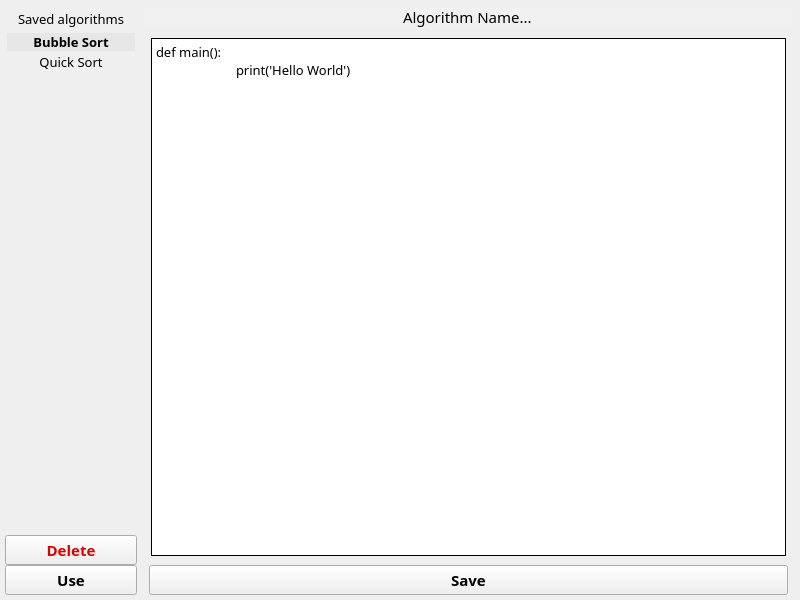
<?xml version="1.0" encoding="UTF-8"?>
<ui version="4.0">
 <class>AlgorithmEditor</class>
 <widget class="QMainWindow" name="AlgorithmEditor">
  <property name="geometry">
   <rect>
    <x>0</x>
    <y>0</y>
    <width>800</width>
    <height>600</height>
   </rect>
  </property>
  <property name="windowTitle">
   <string>MainWindow</string>
  </property>
  <widget class="QWidget" name="centralwidget">
   <layout class="QHBoxLayout" name="horizontalLayout_2">
    <property name="spacing">
     <number>0</number>
    </property>
    <property name="leftMargin">
     <number>5</number>
    </property>
    <property name="topMargin">
     <number>5</number>
    </property>
    <property name="rightMargin">
     <number>5</number>
    </property>
    <property name="bottomMargin">
     <number>5</number>
    </property>
    <item>
     <layout class="QHBoxLayout" name="horizontalLayout_main" stretch="1,5">
      <property name="spacing">
       <number>0</number>
      </property>
      <item>
       <layout class="QVBoxLayout" name="verticalLayout_leftMenu">
        <property name="spacing">
         <number>0</number>
        </property>
        <property name="topMargin">
         <number>5</number>
        </property>
        <property name="bottomMargin">
         <number>0</number>
        </property>
        <item>
         <widget class="QLabel" name="label_alglist">
          <property name="font">
           <font>
            <family>JetBrains Mono</family>
            <pointsize>10</pointsize>
           </font>
          </property>
          <property name="text">
           <string>Saved algorithms</string>
          </property>
          <property name="alignment">
           <set>Qt::AlignCenter</set>
          </property>
         </widget>
        </item>
        <item>
         <widget class="QScrollArea" name="scrollArea_algorithms">
          <property name="sizePolicy">
           <sizepolicy hsizetype="Expanding" vsizetype="Expanding">
            <horstretch>0</horstretch>
            <verstretch>0</verstretch>
           </sizepolicy>
          </property>
          <property name="styleSheet">
           <string notr="true">border-width: 0px; border-style: solid;
</string>
          </property>
          <property name="widgetResizable">
           <bool>true</bool>
          </property>
          <property name="alignment">
           <set>Qt::AlignHCenter|Qt::AlignTop</set>
          </property>
          <widget class="QWidget" name="scrollAreaWidgetContents_buttonsAlgs">
           <property name="geometry">
            <rect>
             <x>0</x>
             <y>0</y>
             <width>129</width>
             <height>46</height>
            </rect>
           </property>
           <property name="sizePolicy">
            <sizepolicy hsizetype="Preferred" vsizetype="Maximum">
             <horstretch>0</horstretch>
             <verstretch>0</verstretch>
            </sizepolicy>
           </property>
           <layout class="QVBoxLayout" name="verticalLayout_buttonsAlgs">
            <property name="spacing">
             <number>2</number>
            </property>
            <property name="leftMargin">
             <number>2</number>
            </property>
            <property name="topMargin">
             <number>5</number>
            </property>
            <property name="rightMargin">
             <number>2</number>
            </property>
            <property name="bottomMargin">
             <number>5</number>
            </property>
            <item>
             <widget class="QPushButton" name="pushButton_bubble">
              <property name="font">
               <font>
                <family>JetBrains Mono</family>
                <pointsize>10</pointsize>
                <weight>75</weight>
                <bold>true</bold>
               </font>
              </property>
              <property name="styleSheet">
               <string notr="true">background-color:rgb(230, 230, 230)</string>
              </property>
              <property name="text">
               <string>Bubble Sort</string>
              </property>
             </widget>
            </item>
            <item>
             <widget class="QPushButton" name="pushButton_quick">
              <property name="font">
               <font>
                <family>JetBrains Mono</family>
                <pointsize>10</pointsize>
               </font>
              </property>
              <property name="text">
               <string>Quick Sort</string>
              </property>
             </widget>
            </item>
           </layout>
          </widget>
         </widget>
        </item>
        <item>
         <widget class="QPushButton" name="pushButton_deleteAlg">
          <property name="font">
           <font>
            <family>JetBrains Mono</family>
            <pointsize>11</pointsize>
            <weight>75</weight>
            <bold>true</bold>
           </font>
          </property>
          <property name="styleSheet">
           <string notr="true">
color: rgb(222, 0, 0);</string>
          </property>
          <property name="text">
           <string>Delete</string>
          </property>
         </widget>
        </item>
        <item>
         <widget class="QPushButton" name="pushButton_useAlg">
          <property name="sizePolicy">
           <sizepolicy hsizetype="Minimum" vsizetype="Fixed">
            <horstretch>0</horstretch>
            <verstretch>0</verstretch>
           </sizepolicy>
          </property>
          <property name="font">
           <font>
            <family>JetBrains Mono</family>
            <pointsize>11</pointsize>
            <weight>75</weight>
            <bold>true</bold>
           </font>
          </property>
          <property name="text">
           <string>Use</string>
          </property>
         </widget>
        </item>
       </layout>
      </item>
      <item>
       <layout class="QVBoxLayout" name="verticalLayout_rightMenu">
        <property name="spacing">
         <number>0</number>
        </property>
        <property name="sizeConstraint">
         <enum>QLayout::SetDefaultConstraint</enum>
        </property>
        <property name="leftMargin">
         <number>5</number>
        </property>
        <property name="rightMargin">
         <number>0</number>
        </property>
        <item>
         <widget class="QLineEdit" name="lineEdit_algName">
          <property name="font">
           <font>
            <family>JetBrains Mono ExtraLight</family>
            <pointsize>11</pointsize>
           </font>
          </property>
          <property name="styleSheet">
           <string notr="true">border-width: 0px; border-style: solid; 
background-color: rgb(240, 240, 240);</string>
          </property>
          <property name="text">
           <string>Algorithm Name...</string>
          </property>
          <property name="alignment">
           <set>Qt::AlignCenter</set>
          </property>
         </widget>
        </item>
        <item>
         <widget class="QScrollArea" name="scrollArea_algEditor">
          <property name="styleSheet">
           <string notr="true">border-width: 0px; border-style: solid;</string>
          </property>
          <property name="widgetResizable">
           <bool>true</bool>
          </property>
          <property name="alignment">
           <set>Qt::AlignCenter</set>
          </property>
          <widget class="QWidget" name="scrollAreaWidgetContents_algEditor">
           <property name="geometry">
            <rect>
             <x>0</x>
             <y>0</y>
             <width>651</width>
             <height>536</height>
            </rect>
           </property>
           <layout class="QVBoxLayout" name="verticalLayout_3">
            <item>
             <widget class="QTextEdit" name="textEdit_algEditor">
              <property name="font">
               <font>
                <family>JetBrains Mono</family>
                <pointsize>10</pointsize>
                <weight>50</weight>
                <italic>false</italic>
                <bold>false</bold>
               </font>
              </property>
              <property name="styleSheet">
               <string notr="true">border-color: rgb(0, 0, 0);border-width: 1px;</string>
              </property>
              <property name="html">
               <string>&lt;!DOCTYPE HTML PUBLIC &quot;-//W3C//DTD HTML 4.0//EN&quot; &quot;http://www.w3.org/TR/REC-html40/strict.dtd&quot;&gt;
&lt;html&gt;&lt;head&gt;&lt;meta name=&quot;qrichtext&quot; content=&quot;1&quot; /&gt;&lt;style type=&quot;text/css&quot;&gt;
p, li { white-space: pre-wrap; }
&lt;/style&gt;&lt;/head&gt;&lt;body style=&quot; font-family:'JetBrains Mono'; font-size:10pt; font-weight:400; font-style:normal;&quot;&gt;
&lt;p style=&quot; margin-top:0px; margin-bottom:0px; margin-left:0px; margin-right:0px; -qt-block-indent:0; text-indent:0px;&quot;&gt;&lt;span style=&quot; font-family:'JetBrains Mono ExtraLight';&quot;&gt;def main():&lt;/span&gt;&lt;/p&gt;
&lt;p style=&quot; margin-top:0px; margin-bottom:0px; margin-left:0px; margin-right:0px; -qt-block-indent:0; text-indent:0px;&quot;&gt;&lt;span style=&quot; font-family:'JetBrains Mono ExtraLight';&quot;&gt;	print('Hello World')&lt;/span&gt;&lt;/p&gt;
&lt;p style=&quot;-qt-paragraph-type:empty; margin-top:0px; margin-bottom:0px; margin-left:0px; margin-right:0px; -qt-block-indent:0; text-indent:0px; font-family:'JetBrains Mono ExtraLight';&quot;&gt;&lt;br /&gt;&lt;/p&gt;&lt;/body&gt;&lt;/html&gt;</string>
              </property>
             </widget>
            </item>
           </layout>
          </widget>
         </widget>
        </item>
        <item>
         <layout class="QHBoxLayout" name="horizontalLayout_saveButtonSpacer">
          <property name="spacing">
           <number>0</number>
          </property>
          <property name="leftMargin">
           <number>7</number>
          </property>
          <property name="rightMargin">
           <number>7</number>
          </property>
          <item>
           <widget class="QPushButton" name="pushButton_saveAlg">
            <property name="font">
             <font>
              <family>JetBrains Mono</family>
              <pointsize>11</pointsize>
              <weight>75</weight>
              <bold>true</bold>
             </font>
            </property>
            <property name="text">
             <string>Save</string>
            </property>
           </widget>
          </item>
         </layout>
        </item>
       </layout>
      </item>
     </layout>
    </item>
   </layout>
  </widget>
 </widget>
 <resources/>
 <connections/>
</ui>
